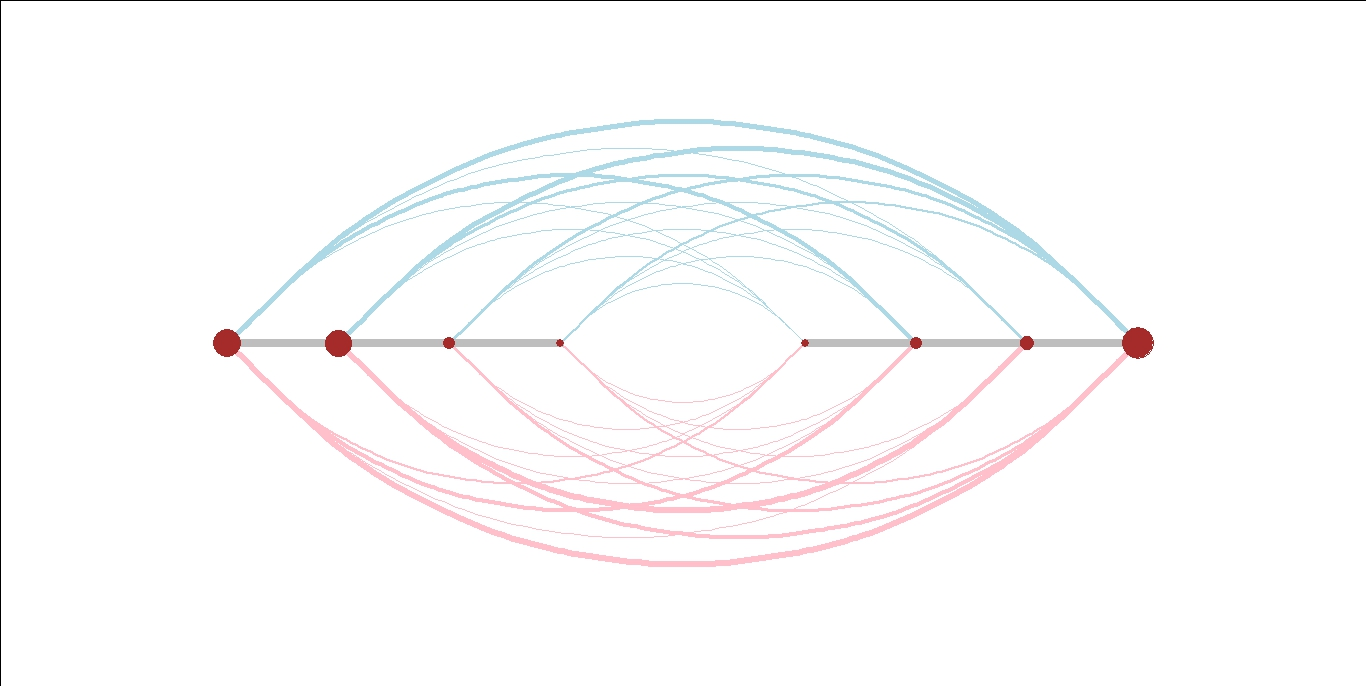

R code for this plot:
# An example of building an HPD from scratch

### Step 0. Get to know your data.
data(HairEyeColor) # see ?HairEyeColor for background
df <- data.frame(HairEyeColor) # str(df) is useful



#df is look like this
#       Hair   Eye    Sex Freq
#   1  Black Brown   Male   32
#   2  Brown Brown   Male   53
#   3    Red Brown   Male   10
#   4  Blond Brown   Male    3
#   5  Black  Blue   Male   11
#   6  Brown  Blue   Male   50
#   7    Red  Blue   Male   10
#   8  Blond  Blue   Male   30
#   9  Black Hazel   Male   10
#   10 Brown Hazel   Male   25
#   11   Red Hazel   Male    7
#   12 Blond Hazel   Male    5
#   13 Black Green   Male    3
#   14 Brown Green   Male   15
#   15   Red Green   Male    7
#   16 Blond Green   Male    8
#   17 Black Brown Female   36
#   18 Brown Brown Female   66
#   19   Red Brown Female   16
#   20 Blond Brown Female    4
#   21 Black  Blue Female    9
#   22 Brown  Blue Female   34
#   23   Red  Blue Female    7
#   24 Blond  Blue Female   64
#   25 Black Hazel Female    5
#   26 Brown Hazel Female   29
#   27   Red Hazel Female    7
#   28 Blond Hazel Female    5
#   29 Black Green Female    2
#   30 Brown Green Female   14
#   31   Red Green Female    7
#   32 Blond Green Female    8


# Frequencies of the colors can be found with:
#aggregate(汇总数据~分类项,data=df ,FUN="sum")
eyeF <- aggregate(Freq ~ Eye, data = df, FUN = 'sum') 
hairF <- aggregate(Freq ~ Hair, data = df, FUN = 'sum')

#eyeF looks like this
#	    Eye Freq
#	1 Brown  220
#	2  Blue  215
#	3 Hazel   93
#	4 Green   64

#hairF looks like this
#	   Hair Freq
#	1 Black  108
#	2 Brown  286
#	3   Red   71
#	4 Blond  127

#根据node出现的频率来分配Node的大小
es <- eyeF$Freq/eyeF$Freq[4] # node sizes for eye
hs <- hairF$Freq/hairF$Freq[3] # node sizes for hair


### Step 1. Assemble a data frame of the nodes.
# There are 32 rows in the data frame, but we are going to
# separate the hair color from the eye color and thus
# double the number of rows in the node data frame

nodes <- data.frame(
id = 1:64,
lab = paste(rep(c("hair", "eye"), each = 32), 1:64, sep = "_"),
axis = rep(1:2, each = 32),
radius = rep(NA, 64))

#nodes looks like this 
#	   id     lab axis radius
#	1   1  hair_1    1     NA
#	2   2  hair_2    1     NA
#	3   3  hair_3    1     NA
#	4   4  hair_4    1     NA
#	5   5  hair_5    1     NA
#	6   6  hair_6    1     NA
#	7   7  hair_7    1     NA
#	8   8  hair_8    1     NA
#	9   9  hair_9    1     NA
#	10 10 hair_10    1     NA
#	11 11 hair_11    1     NA
#	12 12 hair_12    1     NA
#	13 13 hair_13    1     NA
#	14 14 hair_14    1     NA
#	15 15 hair_15    1     NA
#	16 16 hair_16    1     NA
#	17 17 hair_17    1     NA
#	18 18 hair_18    1     NA
#	19 19 hair_19    1     NA
#	20 20 hair_20    1     NA
#	21 21 hair_21    1     NA
#	22 22 hair_22    1     NA
#	23 23 hair_23    1     NA
#	24 24 hair_24    1     NA
#	25 25 hair_25    1     NA
#	26 26 hair_26    1     NA
#	27 27 hair_27    1     NA
#	28 28 hair_28    1     NA
#	29 29 hair_29    1     NA
#	30 30 hair_30    1     NA
#	31 31 hair_31    1     NA
#	32 32 hair_32    1     NA
#	33 33  eye_33    2     NA
#	34 34  eye_34    2     NA
#	35 35  eye_35    2     NA
#	36 36  eye_36    2     NA
#	37 37  eye_37    2     NA
#	38 38  eye_38    2     NA
#	39 39  eye_39    2     NA
#	40 40  eye_40    2     NA
#	41 41  eye_41    2     NA
#	42 42  eye_42    2     NA
#	43 43  eye_43    2     NA
#	44 44  eye_44    2     NA
#	45 45  eye_45    2     NA
#	46 46  eye_46    2     NA
#	47 47  eye_47    2     NA
#	48 48  eye_48    2     NA
#	49 49  eye_49    2     NA
#	50 50  eye_50    2     NA
#	51 51  eye_51    2     NA
#	52 52  eye_52    2     NA
#	53 53  eye_53    2     NA
#	54 54  eye_54    2     NA
#	55 55  eye_55    2     NA
#	56 56  eye_56    2     NA
#	57 57  eye_57    2     NA
#	58 58  eye_58    2     NA
#	59 59  eye_59    2     NA
#	60 60  eye_60    2     NA
#	61 61  eye_61    2     NA
#	62 62  eye_62    2     NA
#	63 63  eye_63    2     NA
#	64 64  eye_64    2     NA


for (n in 1:32) {
# assign node radius based most common colors
#只是表示节点在轴上的位置排序，半径即离 轴初始点 的位置。
if (df$Hair[n] == "Black") nodes$radius[n] <- 2
if (df$Hair[n] == "Brown") nodes$radius[n] <- 4
if (df$Hair[n] == "Red") nodes$radius[n] <- 1
if (df$Hair[n] == "Blond") nodes$radius[n] <- 3

if (df$Eye[n] == "Brown") nodes$radius[n + 32] <- 4
if (df$Eye[n] == "Blue") nodes$radius[n + 32] <- 3
if (df$Eye[n] == "Hazel") nodes$radius[n + 32] <- 2
if (df$Eye[n] == "Green") nodes$radius[n + 32] <- 1
# now do node sizes
if (df$Hair[n] == "Black") nodes$size[n] <- hs[1]
if (df$Hair[n] == "Brown") nodes$size[n] <- hs[2]
if (df$Hair[n] == "Red") nodes$size[n] <- hs[3]
if (df$Hair[n] == "Blond") nodes$size[n] <- hs[4]

if (df$Eye[n] == "Brown") nodes$size[n + 32] <- es[1]
if (df$Eye[n] == "Blue") nodes$size[n + 32] <- es[2]
if (df$Eye[n] == "Hazel") nodes$size[n + 32] <- es[3]
if (df$Eye[n] == "Green") nodes$size[n + 32] <- es[4]
#设置一下颜色 
if (df$Hair[n] == "Black") nodes$color[n] <- 'Black'
if (df$Hair[n] == "Brown") nodes$color[n] <- 'Brown'
if (df$Hair[n] == "Red") nodes$color[n] <- 'Red'
if (df$Hair[n] == "Blond") nodes$color[n] <- 'Yellow'

if (df$Eye[n] == "Brown") nodes$color[n + 32] <- 'Brown'
if (df$Eye[n] == "Blue") nodes$color[n + 32] <- 'Blue'
if (df$Eye[n] == "Hazel") nodes$color[n + 32] <- 'lightsalmon3'
if (df$Eye[n] == "Green") nodes$color[n + 32] <- 'Green'
}


#nodes$color <- rep("Brown", 64)
nodes$lab <- as.character(nodes$lab) # clean up some data types is very important
nodes$radius <- as.numeric(nodes$radius)

### Step 2. Assemble a data frame of the edges.

edges <- data.frame( # There will be 32 edges, corresponding to the original 32 rows
id1 = c(1:16,49:64), # This will set up edges between each eye/hair pair
id2 = c(33:48,17:32), # & put the males above and the females below

#id1 = c(1:16,17:32), # This will set up edges between each eye/hair pair
#id2 = c(33:48,49:64), # & put the males above and the females below
weight = df$Freq,
weight = df$Freq,
color = rep(c("lightblue", "pink"), each = 16))
edges$color <- as.character(edges$color)
# Scale the edge weight (det'd by trial & error to emphasize differences)
edges$weight <- 0.25*log(edges$weight)^2.25

#edges looks like this 之所以这样分配id1 id2是因为为了按照顺序，先从轴1 画蓝色的线到轴2，再从轴2（eye）反方向画粉色的线到轴1（hair）使得粉线在蓝色下面
#如果也是从hair开始画女性的曲线，图线也会在上面，从而把蓝色线条覆盖住。
#	   id1 id2    weight weight.1     color
#	1    1  33 4.0971306       32 lightblue
#	2    2  34 5.5627622       53 lightblue
#	3    3  35 1.6327711       10 lightblue
#	4    4  36 0.3089157        3 lightblue
#	5    5  37 1.7887843       11 lightblue
#	6    6  38 5.3807543       50 lightblue
#	7    7  39 1.6327711       10 lightblue
#	8    8  40 3.9274588       30 lightblue
#	9    9  41 1.6327711       10 lightblue
#	10  10  42 3.4695609       25 lightblue
#	11  11  43 1.1180630        7 lightblue
#	12  12  44 0.7293853        5 lightblue
#	13  13  45 0.3089157        3 lightblue
#	14  14  46 2.3518933       15 lightblue
#	15  15  47 1.1180630        7 lightblue
#	16  16  48 1.2981358        8 lightblue
#	17  49  17 4.4170960       36      pink
#	18  50  18 6.2782852       66      pink
#	19  51  19 2.4798892       16      pink
#	20  52  20 0.5213325        4      pink
#	21  53  21 1.4694591        9      pink
#	22  54  22 4.2601521       34      pink
#	23  55  23 1.1180630        7      pink
#	24  56  24 6.1750092       64      pink
#	25  57  25 0.7293853        5      pink
#	26  58  26 3.8399261       29      pink
#	27  59  27 1.1180630        7      pink
#	28  60  28 0.7293853        5      pink
#	29  61  29 0.1095967        2      pink
#	30  62  30 2.2192175       14      pink
#	31  63  31 1.1180630        7      pink
#	32  64  32 1.2981358        8      pink
### Step 3. Now assemble the HivePlotData (HPD) object.
HEC <- list()
HEC$nodes <- nodes

HEC$edges <- edges
HEC$type <- "2D"
HEC$desc <- "HairEyeColor data set"
HEC$axis.cols <- c("grey", "grey")
class(HEC) <- "HivePlotData"
### Step 4. Check it & summarize
chkHPD(HEC) # answer of FALSE means there are no problems
sumHPD(HEC)
### Step 5. Plot it.
# A minimal plot
plotHive(HEC, ch = 0.1, bkgnd = "white")
# See ?plotHive for fancier options
